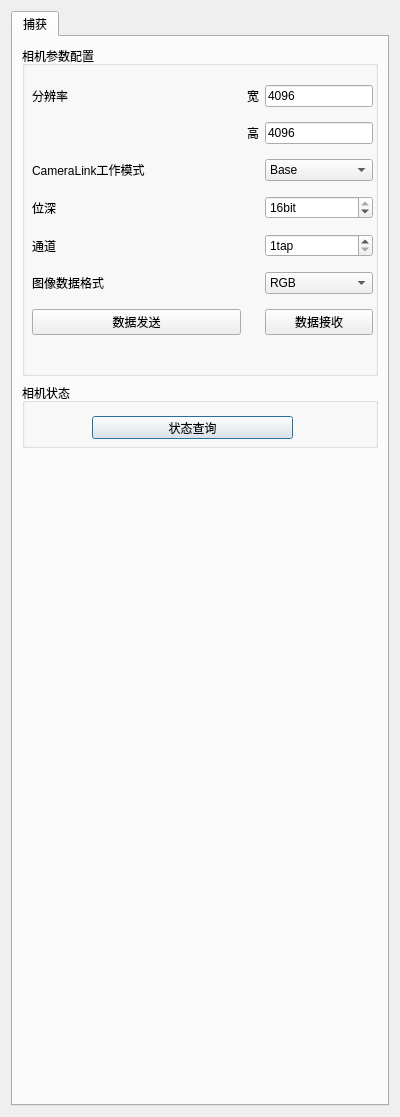
<?xml version="1.0" encoding="UTF-8"?>
<ui version="4.0">
 <class>OnlineTuneDialog</class>
 <widget class="QDialog" name="OnlineTuneDialog">
  <property name="geometry">
   <rect>
    <x>0</x>
    <y>0</y>
    <width>400</width>
    <height>1117</height>
   </rect>
  </property>
  <property name="minimumSize">
   <size>
    <width>400</width>
    <height>0</height>
   </size>
  </property>
  <property name="maximumSize">
   <size>
    <width>400</width>
    <height>16777215</height>
   </size>
  </property>
  <property name="windowTitle">
   <string>Online Tune Tool</string>
  </property>
  <layout class="QGridLayout" name="gridLayout">
   <item row="0" column="0">
    <widget class="QTabWidget" name="tabWidget">
     <property name="currentIndex">
      <number>0</number>
     </property>
     <widget class="QWidget" name="tab">
      <attribute name="title">
       <string>捕获</string>
      </attribute>
      <layout class="QGridLayout" name="gridLayout_10">
       <item row="2" column="0">
        <widget class="QGroupBox" name="groupBox_34">
         <property name="minimumSize">
          <size>
           <width>0</width>
           <height>65</height>
          </size>
         </property>
         <property name="maximumSize">
          <size>
           <width>16777215</width>
           <height>62</height>
          </size>
         </property>
         <property name="title">
          <string>相机状态</string>
         </property>
         <widget class="QPushButton" name="pushButtonCameraState">
          <property name="geometry">
           <rect>
            <x>70</x>
            <y>33</y>
            <width>201</width>
            <height>23</height>
           </rect>
          </property>
          <property name="text">
           <string>状态查询</string>
          </property>
         </widget>
        </widget>
       </item>
       <item row="0" column="0">
        <widget class="QGroupBox" name="groupBox_3">
         <property name="minimumSize">
          <size>
           <width>0</width>
           <height>330</height>
          </size>
         </property>
         <property name="title">
          <string>相机参数配置</string>
         </property>
         <widget class="QWidget" name="gridLayoutWidget">
          <property name="geometry">
           <rect>
            <x>10</x>
            <y>30</y>
            <width>341</width>
            <height>270</height>
           </rect>
          </property>
          <layout class="QGridLayout" name="gridLayout_2" columnstretch="5,0,0">
           <item row="2" column="2">
            <widget class="QComboBox" name="comboBoxCameraLinkMode">
             <item>
              <property name="text">
               <string>Base</string>
              </property>
             </item>
             <item>
              <property name="text">
               <string>Medium</string>
              </property>
             </item>
             <item>
              <property name="text">
               <string>Full</string>
              </property>
             </item>
            </widget>
           </item>
           <item row="0" column="2">
            <widget class="QLineEdit" name="lineEditResolutionW">
             <property name="text">
              <string>4096</string>
             </property>
            </widget>
           </item>
           <item row="0" column="1">
            <widget class="QLabel" name="label_10">
             <property name="text">
              <string>宽</string>
             </property>
            </widget>
           </item>
           <item row="3" column="0">
            <widget class="QLabel" name="label_16">
             <property name="text">
              <string>位深</string>
             </property>
            </widget>
           </item>
           <item row="6" column="2">
            <widget class="QPushButton" name="btnReceive">
             <property name="text">
              <string>数据接收</string>
             </property>
            </widget>
           </item>
           <item row="3" column="2">
            <widget class="QSpinBox" name="spinBoxImageBit">
             <property name="suffix">
              <string>bit</string>
             </property>
             <property name="minimum">
              <number>8</number>
             </property>
             <property name="maximum">
              <number>16</number>
             </property>
             <property name="value">
              <number>16</number>
             </property>
            </widget>
           </item>
           <item row="4" column="2">
            <widget class="QSpinBox" name="spinBoxImageTap">
             <property name="suffix">
              <string>tap</string>
             </property>
             <property name="minimum">
              <number>1</number>
             </property>
             <property name="maximum">
              <number>10</number>
             </property>
             <property name="value">
              <number>1</number>
             </property>
            </widget>
           </item>
           <item row="2" column="0">
            <widget class="QLabel" name="label_15">
             <property name="text">
              <string>CameraLink工作模式</string>
             </property>
            </widget>
           </item>
           <item row="1" column="1">
            <widget class="QLabel" name="label_14">
             <property name="text">
              <string>高</string>
             </property>
            </widget>
           </item>
           <item row="0" column="0">
            <widget class="QLabel" name="label_5">
             <property name="text">
              <string>分辨率</string>
             </property>
            </widget>
           </item>
           <item row="1" column="2">
            <widget class="QLineEdit" name="lineEditResolutionH">
             <property name="text">
              <string>4096</string>
             </property>
            </widget>
           </item>
           <item row="5" column="2">
            <widget class="QComboBox" name="comboBoxImageFormat">
             <item>
              <property name="text">
               <string>RGB</string>
              </property>
             </item>
            </widget>
           </item>
           <item row="4" column="0">
            <widget class="QLabel" name="label_17">
             <property name="text">
              <string>通道</string>
             </property>
            </widget>
           </item>
           <item row="5" column="0">
            <widget class="QLabel" name="label_20">
             <property name="text">
              <string>图像数据格式</string>
             </property>
            </widget>
           </item>
           <item row="6" column="0">
            <widget class="QPushButton" name="btnSend">
             <property name="text">
              <string>数据发送</string>
             </property>
            </widget>
           </item>
          </layout>
         </widget>
        </widget>
       </item>
       <item row="4" column="0">
        <spacer name="verticalSpacer_2">
         <property name="orientation">
          <enum>Qt::Vertical</enum>
         </property>
         <property name="sizeHint" stdset="0">
          <size>
           <width>20</width>
           <height>40</height>
          </size>
         </property>
        </spacer>
       </item>
      </layout>
     </widget>
    </widget>
   </item>
  </layout>
 </widget>
 <resources/>
 <connections/>
</ui>
